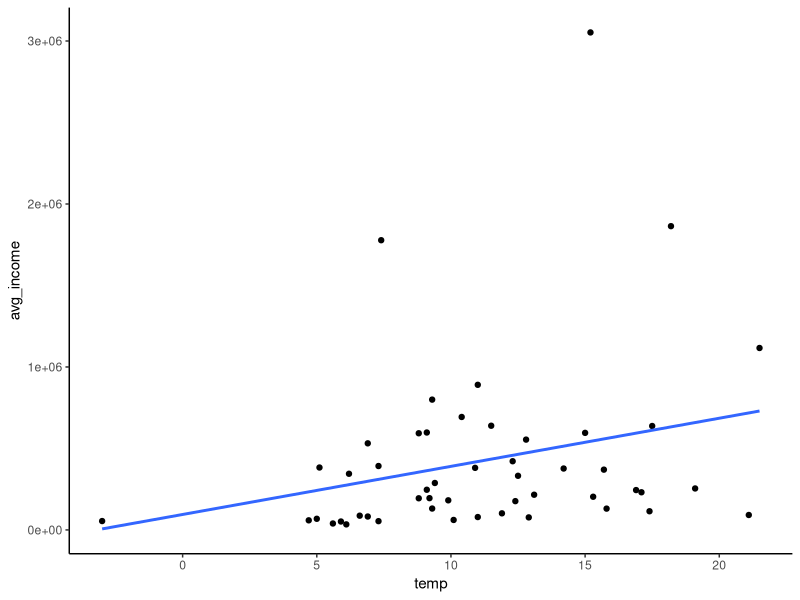

Generate this figure with R:
## ---- chunk 1
library(tidyverse)
library(knitr)
opts_chunk$set(include = FALSE)
## ---- chunk 2
# load data sets
income <- read_csv('bea_download.csv')
state_temps <- read_csv('statetemps.csv')
## ---- chunk 3
# tidy data to only include variables that will be used. Rename columns.
income <- income %>% 
  select(GeoName,
         `2019`)%>%
  rename(
    State = GeoName,
    avg_income = `2019`
  )
## ---- chunk 4
# left merge.
state_temps_income <- merge(x = income, y = state_temps, by = "State")
## ---- chunk 5
# tidy data to only include variables that will be used. Rename columns.
state_temps_income <- state_temps_income %>% 
  select(State,
         avg_income,
         `Avg C`) %>% 
  rename(state = State,
         temp = `Avg C`)
## ---- chunk 6
state_temps_income %>%
  ggplot(aes(x = temp, y = avg_income)) +
  geom_point() + 
  geom_smooth(method = 'lm', se = FALSE) +
  theme_classic()
## ---- chunk 7
linear_model <- lm(avg_income ~ temp, data = state_temps_income)
summary(linear_model)$coefficients
